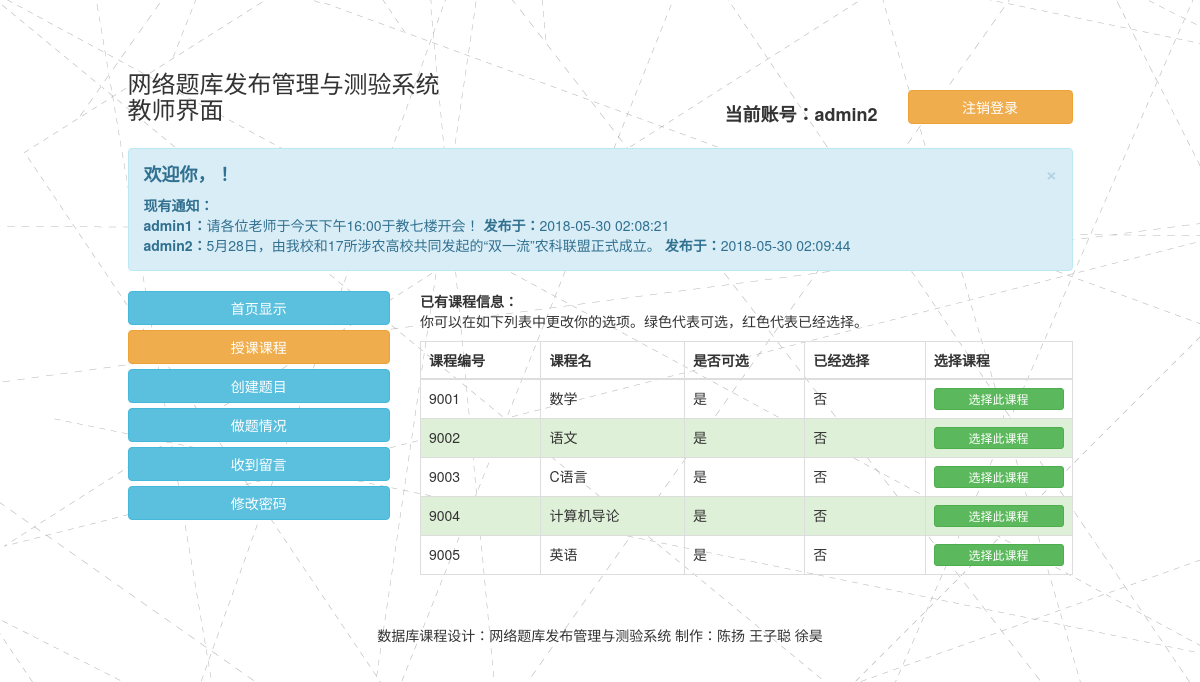
Screenshot of /系统源代码/QuestionManageSystem/teacherSystem/manage/course_choose.php (signed in) with the database file from the repository.
### tables this page shows
CREATE TABLE IF NOT EXISTS `notice_teacher` (
  `admin_username` char(20) NOT NULL,
  `notice_contents` char(200) DEFAULT NULL,
  `notice_time` datetime DEFAULT NULL
);

CREATE TABLE IF NOT EXISTS `id_course` (
  `course_id` char(20) NOT NULL,
  `course_name` char(20) NOT NULL
);

### 系统源代码/QuestionManageSystem/teacherSystem/manage/course_choose.php (the view, shortened to what this page needs)
<!DOCTYPE html>
<html>
<head>
   <link rel="stylesheet" href="../../css/bootstrap.min.css">
</head>
<body background="..\login\images\back.gif">
<?php
	if (isset ( $_SESSION ["code"] )) {
    $con=mysqli_connect("localhost","root","root","stu_test");
		mysqli_query($con,"set names 'utf8'");
?>
<div class="container">
	<div class="row clearfix">
		<div class="col-md-12 column">
			<p>
				<br><br>
			</p>
		</div>
	</div>
	<div class="row clearfix">
		<div class="col-md-1 column">
		</div>
		<div class="col-md-4 column">
			<h3>
				网络题库发布管理与测验系统<br>教师界面
			</h3>
		</div>
		<div class="col-md-2 column">
		</div>
		<div class="col-md-2 column">
			<p class="text-right" style="font-size:18px">
			<br><br><strong>当前账号：<?php echo "${_SESSION["username"]}"; ?></strong>
			</p>
		</div>
		<div class="col-md-2 column">
			<br><br><button type="button" class="btn btn-default btn-block btn-warning" onclick="window.location.href='exit.php'">注销登录</button>
		</div>
		<div class="col-md-1 column">
		</div>
	</div>
	<div class="row clearfix">
		<div class="col-md-12 column">
		</div>
	</div>
	<div class="row clearfix">
		<div class="col-md-1 column">
		</div>
		<div class="col-md-10 column">
			<div class="alert alert-dismissable alert-info">
				 <button type="button" class="close" data-dismiss="alert" aria-hidden="true">×</button>
				 <?php
						$result=mysqli_query($con,"select * from teacher_info where teacher_username='${_SESSION["username"]}'");
						$bookinfo=mysqli_fetch_array($result);
						$teacher_name=$bookinfo["teacher_name"];
						$teacher_id=$bookinfo["teacher_id"];
						$result=mysqli_query($con,"select * from teacher_course where teacher_id='{$teacher_id}'");
						$bookinfo=mysqli_fetch_array($result);
						$teacher_course_id=$bookinfo["course_id"];
					?>
				<h4>
				<strong>欢迎你，<?php echo "$teacher_name"?>！</strong></h4>
				<?php
					$notice_check=mysqli_query($con,"select * from notice_teacher");
					$notice=mysqli_fetch_array($notice_check);
					if(!$notice){
						echo '<strong>目前暂无管理员发布的通知。</strong><br>'.'在开始使用本系统前，请详细阅读界面首页的操作使用提示！';
					}else{
						echo '<strong>'.'现有通知：'.'</strong>'.'<br>';
						$notice_check=mysqli_query($con,"select * from notice_teacher");
						while($row_notice=mysqli_fetch_assoc($notice_check)){
							echo '<strong>'.$row_notice['admin_username'].'：</strong>'.$row_notice['notice_contents'].'          '.'<strong>发布于：</strong>'.$row_notice['notice_time'].'<br>';
						}
					}
				?>
			</div>
		</div>
		<div class="col-md-1 column">
		</div>
	</div>
	<div class="row clearfix">
		<div class="col-md-1 column">
		</div>
		<div class="col-md-3 column">
			 <button type="button" class="btn btn-default btn-block btn-info" onclick="window.location.href='index.php'">首页显示</button>
			 <button type="button" class="btn btn-default btn-block btn-warning" onclick="window.location.href='course_choose.php'">授课课程</button>
			 <button type="button" class="btn btn-default btn-block btn-info" onclick="window.location.href='create_question.php'">创建题目</button>
			 <button type="button" class="btn btn-default btn-block btn-info" onclick="window.location.href='question_condition.php'">做题情况</button>
			 <button type="button" class="btn btn-default btn-block btn-info" onclick="window.location.href='message.php'">收到留言</button>
			 <button type="button" class="btn btn-default btn-block btn-info" onclick="window.location.href='edit_password.php'">修改密码</button>
		</div>
		<div class="col-md-7 column">
				<?php
          $result=mysqli_query($con,"select * from id_course;");
          if($result && mysqli_num_rows($result)){
			echo '<p><strong>已有课程信息：</strong><br>你可以在如下列表中更改你的选项。绿色代表可选，红色代表已经选择。</p>';
			echo '<table class="table table-bordered table-hover">';
			echo '<thead><tr><th>课程编号</th><th>课程名</th><th>是否可选</th><th>已经选择</th><th>选择课程</th></tr></thead><tbody>';
            $num=1;
            while($row=mysqli_fetch_assoc($result)){
              if($num%2==0){
                echo '<tr class="success">';
              }else{
                echo '<tr>';
              }
              echo '<td>'.$row['course_id'].'</td>';
							echo '<td>'.$row['course_name'].'</td>';
							echo '<td>'.'是'.'</td>';
							if($row['course_id']==$teacher_course_id){
								echo '<td>'.'是'.'</td>';
								echo '<td>';
								echo '<button type="button" class="btn btn-default btn-block btn-danger btn-xs">已选此课程</button>';
								echo '</td>';
							}else{
								echo '<td>'.'否'.'</td>';
								echo '<td>';
								echo '<button type="button" class="btn btn-default btn-block btn-success btn-xs" onclick="window.location.href=\'course_choose_action.php?id='.$row['course_id'].'\''.'">选择此课程</button>';
								echo '</td>';
							}
              $num++;
            }
          }else{
            echo '<strong>'.'暂时未开设课程，无法选择！'.'</strong>';
          }
        ?>
				</tbody>
			</table>
		</div>
		<div class="col-md-1 column">
		</div>
	</div>
	<div class="row clearfix">
		<div class="col-md-1 column">
		</div>
		<div class="col-md-10 column">
			<p>
				 <br>
			</p>
			<p class="text-center">
				 数据库课程设计：网络题库发布管理与测验系统    制作：陈扬    王子聪    徐昊
			</p>
		</div>
		<div class="col-md-1 column">
		</div>
	</div>
</div>
<?php
}
?>
</body>

### rows the page displays
notice_teacher: admin_username "admin1", notice_contents "请各位老师于今天下午16:00于教七楼开会！", notice_time "2018-05-30 02:08:21"
notice_teacher: admin_username "admin2", notice_contents "5月28日，由我校和17所涉农高校共同发起的“双一流”农科联盟正式成立。", notice_time "2018-05-30 02:09:44"
id_course: course_id "9001", course_name "数学"
id_course: course_id "9002", course_name "语文"
id_course: course_id "9003", course_name "C语言"
id_course: course_id "9004", course_name "计算机导论"
id_course: course_id "9005", course_name "英语"

### other values shown
_SESSION["username"] "admin2"
